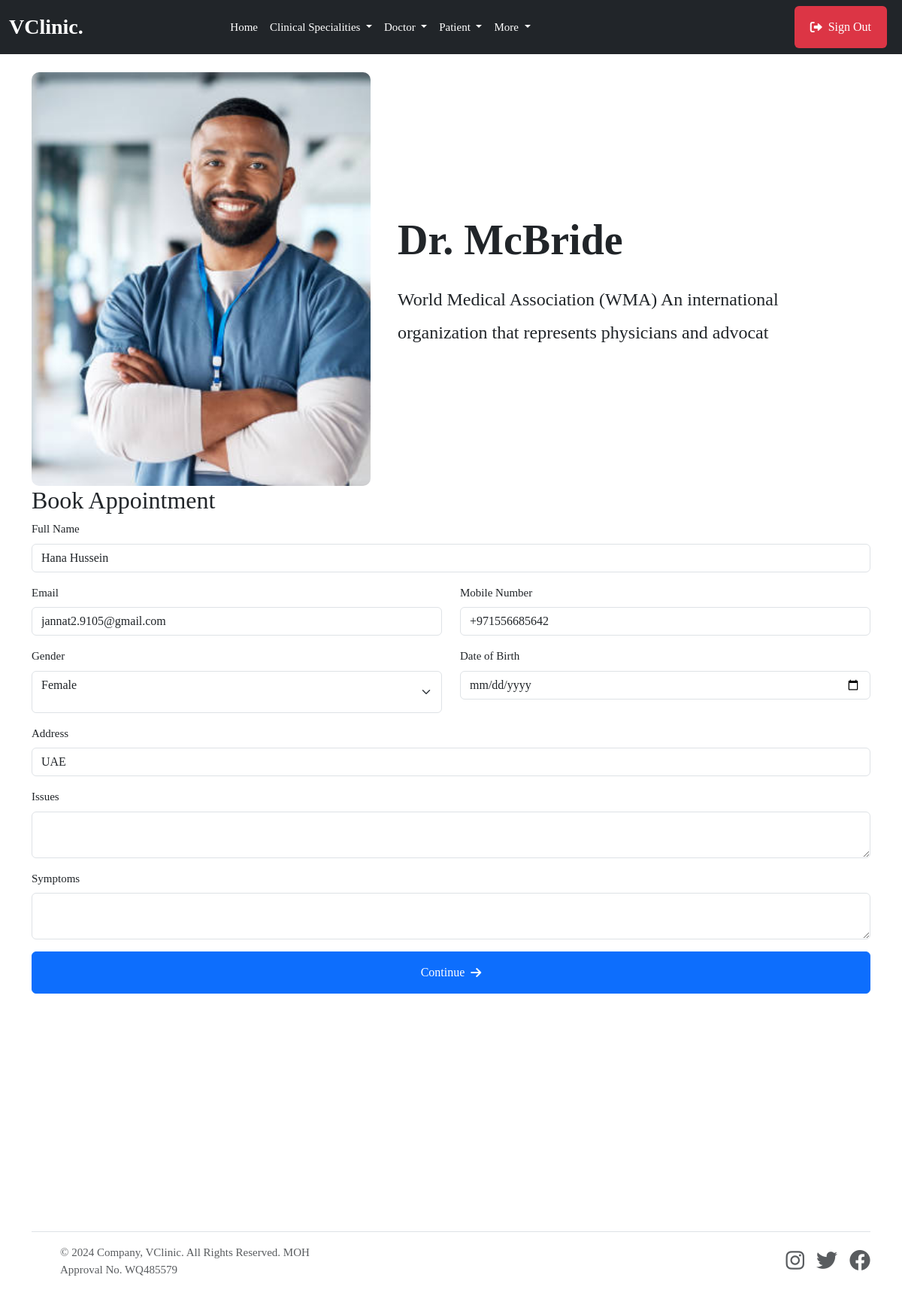
/book-appointment/2/3/ (signed in), run on the app's committed database.
### doctorapp/models.py (models this page shows, shortened)
class Doctor(models.Model):         #create a new model from scratch
    user = models.OneToOneField(userauth_models.User, on_delete=models.CASCADE)  #when we delete this user , we delete doctor, there should be only one doctor that has one user model
    image = models.FileField(upload_to='images', default='images/doctor-default.png', blank=True, null=True)
    full_name = models.CharField(max_length=100, blank=True, null=True)
    mobile = models.CharField(max_length=15, blank=True, null=True)
    country = models.CharField(max_length=100, null=True, blank=True)
    bio = models.CharField(max_length=100, null=True, blank=True)
    specializations = models.CharField(max_length=100, null=True, blank=True)
    qualifications = models.CharField(max_length=100, null=True, blank=True)
    years_of_experience = models.CharField(max_length=100, null=True, blank=True)
    next_available_appointment_date = models.DateTimeField(default=timezone.now, null=True, blank=True)

### patientapp/models.py (models this page shows, shortened)
class Patient(models.Model):         #create a new model from scratch
    user = models.OneToOneField(userauth_models.User, on_delete=models.CASCADE)  #when we delete this user , we delete doctor, there should be only one doctor that has one user model
    image = models.FileField(upload_to='images', blank=True, null=True)
    full_name = models.CharField(max_length=100, blank=True, null=True)
    mobile = models.CharField(max_length=15, blank=True, null=True)
    address = models.CharField(max_length=100, null=True, blank=True)
    email = models.CharField(max_length=100, null=True, blank=True)
    gender = models.CharField(max_length=100, null=True, blank=True)
    blood_group = models.CharField(max_length=100, null=True, blank=True)
    date_of_birth= models.DateTimeField(default=timezone.now, null=True, blank=True)

### mainapp/views.py (the view, shortened to what this page needs)
# urls.py: path("book-appointment/<service_id>/<doctor_id>/", views.book_appointment, name="book_appointment"),
@login_required
def book_appointment(request, service_id, doctor_id):
    service = base_models.Service.objects.get(id=service_id)
    doctor = doctor_models.Doctor.objects.get(id=doctor_id)
    patient = patient_models.Patient.objects.get(user=request.user)
    context = {
        "service": service,
        "doctor": doctor,
        "patient": patient,
    }
    return render(request, "mainapp/book_appointment.html", context)

### templates/mainapp/book_appointment.html (shortened to what this page needs)
{% extends 'partials/base.html' %} {% block content %}
<section class="container">
    <div class="row d-flex justify-content-center align-items-center">
        <div class="col-12 col-lg-5">
            <img class="img-fluid mt-4" style="width: 100%; height: 550px; object-fit: cover; border-radius: 10px" src="{{doctor.image.url}}" alt="" />
        </div>
        <div class="col-12 col-lg-7 p-4 rounded-3 bg-white">
            <h1 class="display-4 fw-bold mt-5">
                <span class=""><b>Dr. {{doctor.full_name}}</b></span>
            </h1>
            <p class="fs-4 mt-4">{{doctor.bio|default:""}}</p>
        </div>
    </div>
</section>
<section class="container">
    <div class="">
        <h2 class="">Book Appointment</h2>
    </div>
    <form class="row" method="POST">
        <div class="col-lg-12 mb-3">
            <label for="name" class="mb-2">Full Name</label>
            <input type="text" value="{{patient.full_name}}" name="full_name" class="form-control" placeholder="Hassan Ali" />
        </div>
        <div class="col-lg-6 mb-3">
            <label for="name" class="mb-2">Email</label>
            <input type="text" value="{{patient.email}}" name="email" class="form-control" placeholder="example@gmail.com" />
        </div>
        <div class="col-lg-6 mb-3">
            <label for="name" class="mb-2">Mobile Number</label>
            <input type="text" value="{{patient.mobile}}" name="mobile" class="form-control" placeholder="+249 (456) 7890" />
        </div>
        <div class="col-lg-6 mb-3">
            <label for="name" class="mb-2">Gender</label>
            <select name="gender" id="" class="form-select pb-4">
                <option {% if patient.gender == "Female" %} selected {% endif %} value="Female"> Female </option>
            </select>
        </div>
        <div class="col-lg-6 mb-3">
            <label for="name" class="mb-2">Date of Birth</label>
            <input type="date" value="{{patient.date_of_birth}}" name="date_of_birth" class="form-control" />
        </div>
        <div class="col-lg-12 mb-3">
            <label for="name" class="mb-2">Address</label>
            <input type="text" value="{{patient.address}}" name="address" class="form-control" placeholder="123 Main Street" />
        </div>
        <div class="col-lg-12 mb-3">
            <label for="name" class="mb-2">Issues</label>
            <textarea name="issues" class="form-control" id=""></textarea>
        </div>
        <div class="col-lg-12 mb-3">
            <label for="name" class="mb-2">Symptoms</label>
            <textarea name="symptoms" class="form-control" id=""></textarea>
        </div>
        <div class="col-lg-12 mb-3">
            <button type="submit" class="btn btn-primary w-100">Continue <i class="fas fa-arrow-right ms-2"></i></button>
        </div>
    </form>
</section>
{% endblock content %}

### static/assets/css/style.css (style rules this page uses)
body { background: #ffffff; color: var(--bs-body-color); font-size: 15px; font-family: var(--body-font-family); margin: 0; overflow-x: hidden !important; font-weight: 400; }
.p, p { line-height: 1.8; color: var(--paragraphColor); }
.btn { padding: 10px 20px; height: 56px; display: inline-flex; align-items: center; justify-content: center; cursor: pointer; transition: all ease 0.4s; border-radius: 0.375rem; overflow: hidden; animation-delay: 0.7s; animation-duration: 0.5s; position: relative; }
.btn::after { background-color: rgba(255, 255, 255, 0.76); content: ""; height: 150px; left: -75px; position: absolute; top: -35px; transform: rotate(35deg); transition: all 1600ms cubic-bezier(0.19, 1, 0.22, 1); width: 40px; opacity: 0; }

### data on the page
Doctor: image (picture), full_name "McBride", bio "World Medical Association (WMA) An international organization that represents physicians and advocat"
Patient: full_name "Hana Hussein", email "jannat2.9105@gmail.com", mobile "+971556685642", gender "Female", address "UAE"
